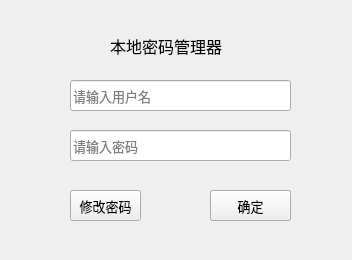
<?xml version="1.0" encoding="UTF-8"?>
<ui version="4.0">
 <class>Form</class>
 <widget class="QWidget" name="Form">
  <property name="geometry">
   <rect>
    <x>0</x>
    <y>0</y>
    <width>352</width>
    <height>260</height>
   </rect>
  </property>
  <property name="windowTitle">
   <string>Form</string>
  </property>
  <widget class="QLineEdit" name="usernameLabel">
   <property name="geometry">
    <rect>
     <x>70</x>
     <y>80</y>
     <width>221</width>
     <height>31</height>
    </rect>
   </property>
   <property name="font">
    <font>
     <pointsize>10</pointsize>
    </font>
   </property>
   <property name="placeholderText">
    <string>请输入用户名</string>
   </property>
  </widget>
  <widget class="QLineEdit" name="passwordLabel">
   <property name="geometry">
    <rect>
     <x>70</x>
     <y>130</y>
     <width>221</width>
     <height>31</height>
    </rect>
   </property>
   <property name="font">
    <font>
     <pointsize>10</pointsize>
    </font>
   </property>
   <property name="placeholderText">
    <string>请输入密码</string>
   </property>
  </widget>
  <widget class="QPushButton" name="pushButton_2">
   <property name="geometry">
    <rect>
     <x>210</x>
     <y>190</y>
     <width>81</width>
     <height>31</height>
    </rect>
   </property>
   <property name="font">
    <font>
     <pointsize>10</pointsize>
    </font>
   </property>
   <property name="text">
    <string>确定</string>
   </property>
  </widget>
  <widget class="QPushButton" name="alterButton">
   <property name="geometry">
    <rect>
     <x>70</x>
     <y>190</y>
     <width>71</width>
     <height>31</height>
    </rect>
   </property>
   <property name="font">
    <font>
     <pointsize>10</pointsize>
    </font>
   </property>
   <property name="text">
    <string>修改密码</string>
   </property>
  </widget>
  <widget class="QLabel" name="titleLabel">
   <property name="geometry">
    <rect>
     <x>110</x>
     <y>30</y>
     <width>131</width>
     <height>31</height>
    </rect>
   </property>
   <property name="font">
    <font>
     <pointsize>12</pointsize>
    </font>
   </property>
   <property name="text">
    <string>本地密码管理器</string>
   </property>
  </widget>
  <widget class="QPushButton" name="pushButton_3">
   <property name="geometry">
    <rect>
     <x>210</x>
     <y>190</y>
     <width>81</width>
     <height>31</height>
    </rect>
   </property>
   <property name="font">
    <font>
     <pointsize>10</pointsize>
    </font>
   </property>
   <property name="text">
    <string>确定</string>
   </property>
  </widget>
 </widget>
 <resources/>
 <connections>
  <connection>
   <sender>pushButton_3</sender>
   <signal>clicked()</signal>
   <receiver>Form</receiver>
   <slot>login()</slot>
   <hints>
    <hint type="sourcelabel">
     <x>275</x>
     <y>207</y>
    </hint>
    <hint type="destinationlabel">
     <x>300</x>
     <y>246</y>
    </hint>
   </hints>
  </connection>
  <connection>
   <sender>alterButton</sender>
   <signal>clicked()</signal>
   <receiver>Form</receiver>
   <slot>update_password()</slot>
   <hints>
    <hint type="sourcelabel">
     <x>124</x>
     <y>214</y>
    </hint>
    <hint type="destinationlabel">
     <x>54</x>
     <y>235</y>
    </hint>
   </hints>
  </connection>
  <connection>
   <sender>passwordLabel</sender>
   <signal>returnPressed()</signal>
   <receiver>Form</receiver>
   <slot>login()</slot>
   <hints>
    <hint type="sourcelabel">
     <x>188</x>
     <y>146</y>
    </hint>
    <hint type="destinationlabel">
     <x>187</x>
     <y>236</y>
    </hint>
   </hints>
  </connection>
 </connections>
 <slots>
  <slot>login()</slot>
  <slot>update_password()</slot>
 </slots>
</ui>
